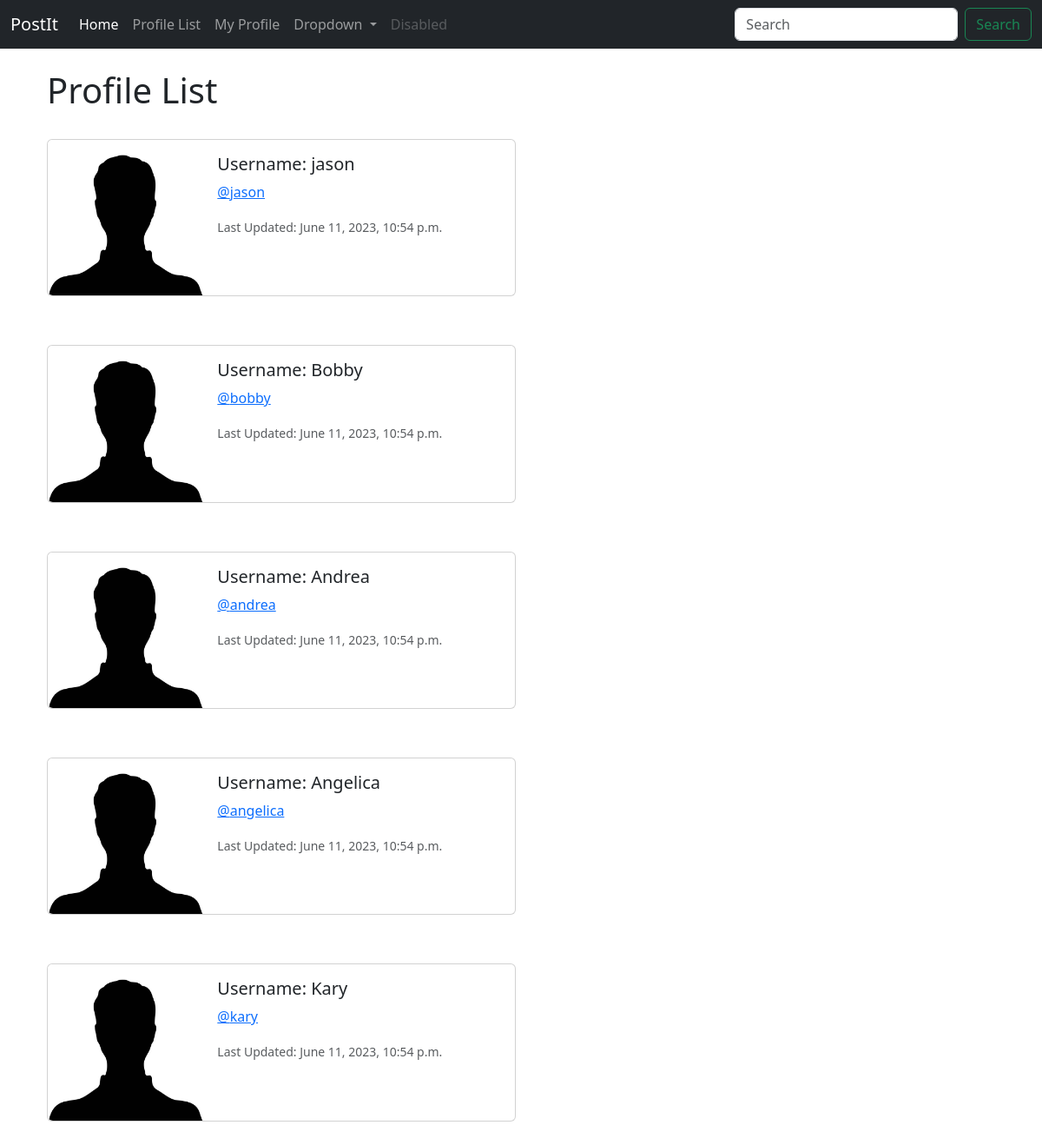
Page /profile_list/ (signed in) on the committed database.
### postit/models.py (models this page shows, shortened)
class Profile(models.Model):
    user = models.OneToOneField(User, on_delete=models.CASCADE)
    follows = models.ManyToManyField(
        'self',
        related_name='followed_by',
        symmetrical=False,
        blank=True
    )
    date_modified = models.DateTimeField(User, auto_now=True)

### postit/views.py (the view)
# urls.py: path('profile_list/', views.profile_list, name='profile_list'),
def profile_list(request):
    if request.user.is_authenticated:
        profiles = Profile.objects.exclude(user=request.user)
        return render(request, 'profile_list.html', {'profiles': profiles})
    else:
        messages.success(request, 'You must be logged in to view this page!')
        return redirect('home')

### postit/templates/profile_list.html
{% extends 'base.html' %}
{% load static %}
{% block content %}
<h1>Profile List</h1>
<br/>
{% if profiles%}
    {%for profile in profiles %}
            <div class="card mb-2" style="max-width: 540px;">
              <div class="row g-0">
                <div class="col-md-4">
                  <img src="{% static 'images/profile.jpg' %}" class="img-fluid rounded-start" alt="Profile pic">
                </div>
                <div class="col-md-8">
                  <div class="card-body">
                    <h5 class="card-title">Username: {{ profile.user.username }}</h5>
                    <p class="card-text"><a href="{% url 'profile' profile.user.id %}">@{{ profile.user.username|lower }}</a></p>
                    <p class="card-text"><small class="text-body-secondary">Last Updated: {{ profile.date_modified }}</small></p>
                  </div>
                </div>
              </div>
            </div>
        <br/><br/>
    {% endfor %}
{% endif %}
{% endblock %}

### postit/templates/base.html (shortened to what this page needs)
<!doctype html>
<html lang="en">
  <head>
    <link href="https://cdn.jsdelivr.net/npm/bootstrap@5.3.0/dist/css/bootstrap.min.css" rel="stylesheet">
  </head>
  <body>
  {% include 'navbar.html' %}
  <div class="container">
  <br/>
    <div class="container">
  {% block content %}
  {% endblock %}
</div>
    </div>
  </body>
</html>

### postit/templates/navbar.html (shortened to what this page needs)
<nav class="navbar navbar-expand-lg navbar-dark bg-dark">
  <div class="container-fluid">
    <a class="navbar-brand" href="{% url 'home' %}">PostIt</a>
    <div class="collapse navbar-collapse" id="navbarSupportedContent">
      <ul class="navbar-nav me-auto mb-2 mb-lg-0">
        <li class="nav-item">
          <a class="nav-link active" aria-current="page" href="#">Home</a>
        </li>
        <li class="nav-item">
          <a class="nav-link" href="{% url 'profile_list' %}">Profile List</a>
        </li>
        {% if user.is_authenticated %}
        <li class="nav-item">
          <a class="nav-link" href="{% url 'profile' request.user.id %}">My Profile</a>
        </li>
        {% endif %}
        <li class="nav-item dropdown">
          <a class="nav-link dropdown-toggle" href="#" role="button" data-bs-toggle="dropdown" aria-expanded="false">
            Dropdown
          </a>
        </li>
        <li class="nav-item">
          <a class="nav-link disabled">Disabled</a>
        </li>
      </ul>
      <form class="d-flex" role="search">
        <input class="form-control me-2" type="search" placeholder="Search" aria-label="Search">
        <button class="btn btn-outline-success" type="submit">Search</button>
      </form>
    </div>
  </div>
</nav>

### rows in the picture
Profile: user.username "jason", date_modified "June 11, 2023, 10:54 p.m."
Profile: user.username "Bobby", user.username "bobby", date_modified "June 11, 2023, 10:54 p.m."
Profile: user.username "Andrea", user.username "andrea", date_modified "June 11, 2023, 10:54 p.m."
Profile: user.username "Angelica", user.username "angelica", date_modified "June 11, 2023, 10:54 p.m."
Profile: user.username "Kary", user.username "kary", date_modified "June 11, 2023, 10:54 p.m."
